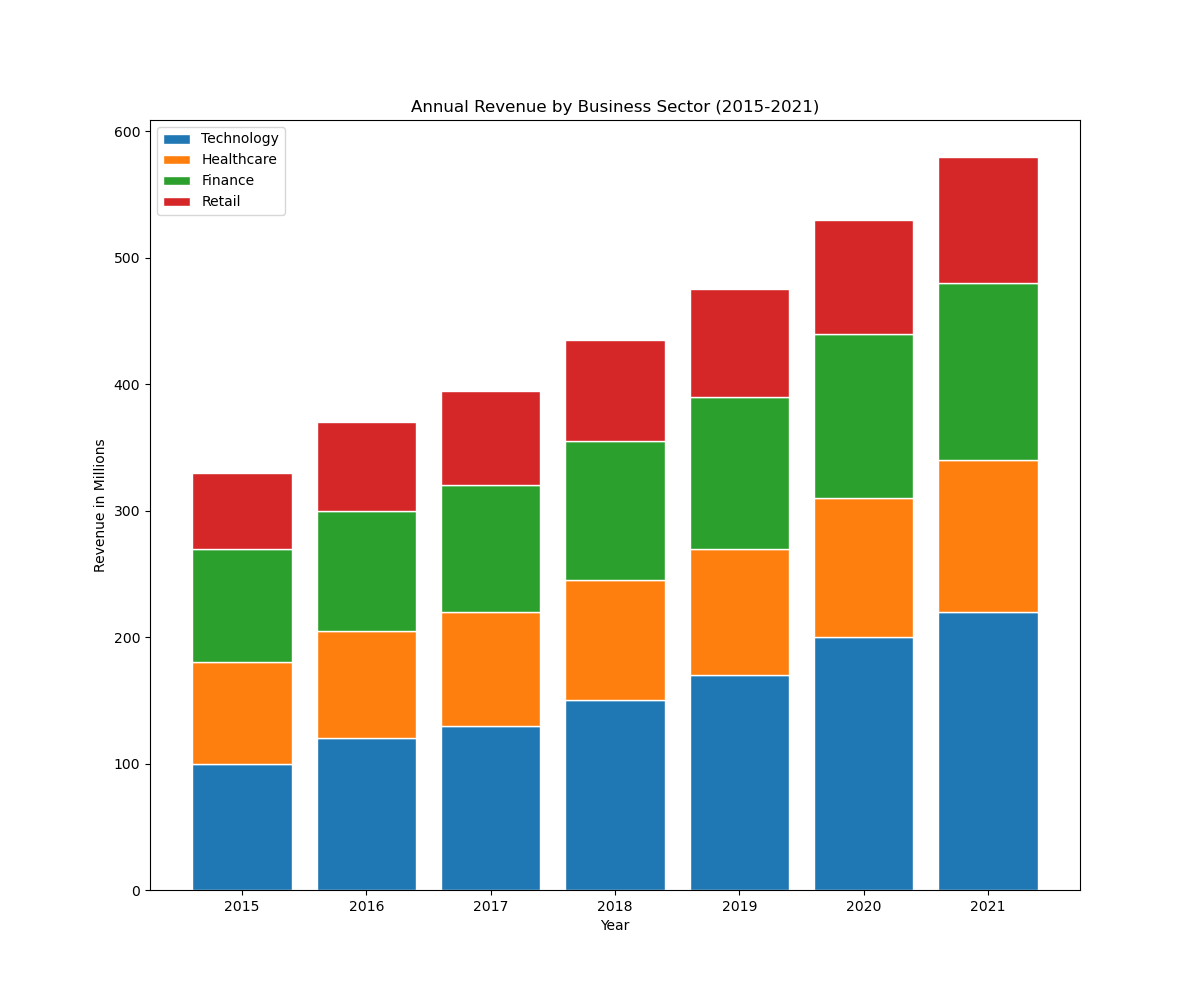

Source code (Python):

import matplotlib.pyplot as plt

# Data from the table provided
years = ['2015', '2016', '2017', '2018', '2019', '2020', '2021']
technology = [100, 120, 130, 150, 170, 200, 220]
healthcare = [80, 85, 90, 95, 100, 110, 120]
finance = [90, 95, 100, 110, 120, 130, 140]
retail = [60, 70, 75, 80, 85, 90, 100]

# Stacking data
healthcare_bottom = [technology[i] for i in range(len(technology))]
finance_bottom = [healthcare_bottom[i] + healthcare[i] for i in range(len(healthcare))]
retail_bottom = [finance_bottom[i] + finance[i] for i in range(len(finance))]

# Setting figure size
plt.figure(figsize=(12, 10))

# Plotting data
bar_width = 0.8
plt.bar(years, technology, width=bar_width, color='#1f77b4', edgecolor='white', label='Technology')
plt.bar(years, healthcare, bottom=healthcare_bottom, width=bar_width, color='#ff7f0e', edgecolor='white', label='Healthcare')
plt.bar(years, finance, bottom=finance_bottom, width=bar_width, color='#2ca02c', edgecolor='white', label='Finance')
plt.bar(years, retail, bottom=retail_bottom, width=bar_width, color='#d62728', edgecolor='white', label='Retail')

# Adding titles and labels
plt.xlabel('Year')
plt.ylabel('Revenue in Millions')
plt.title('Annual Revenue by Business Sector (2015-2021)')
plt.legend(loc='upper left')

# Display the plot
plt.show()
